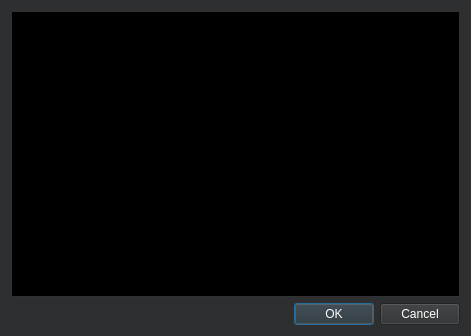
<?xml version="1.0" encoding="UTF-8"?>
<ui version="4.0">
 <class>Dialog</class>
 <widget class="QDialog" name="Dialog">
  <property name="geometry">
   <rect>
    <x>0</x>
    <y>0</y>
    <width>471</width>
    <height>336</height>
   </rect>
  </property>
  <property name="palette">
   <palette>
    <active>
     <colorrole role="WindowText">
      <brush brushstyle="SolidPattern">
       <color alpha="255">
        <red>255</red>
        <green>255</green>
        <blue>255</blue>
       </color>
      </brush>
     </colorrole>
     <colorrole role="Button">
      <brush brushstyle="SolidPattern">
       <color alpha="255">
        <red>46</red>
        <green>47</green>
        <blue>48</blue>
       </color>
      </brush>
     </colorrole>
     <colorrole role="Light">
      <brush brushstyle="SolidPattern">
       <color alpha="255">
        <red>69</red>
        <green>70</green>
        <blue>72</blue>
       </color>
      </brush>
     </colorrole>
     <colorrole role="Midlight">
      <brush brushstyle="SolidPattern">
       <color alpha="255">
        <red>57</red>
        <green>58</green>
        <blue>60</blue>
       </color>
      </brush>
     </colorrole>
     <colorrole role="Dark">
      <brush brushstyle="SolidPattern">
       <color alpha="255">
        <red>23</red>
        <green>23</green>
        <blue>24</blue>
       </color>
      </brush>
     </colorrole>
     <colorrole role="Mid">
      <brush brushstyle="SolidPattern">
       <color alpha="255">
        <red>31</red>
        <green>31</green>
        <blue>32</blue>
       </color>
      </brush>
     </colorrole>
     <colorrole role="Text">
      <brush brushstyle="SolidPattern">
       <color alpha="255">
        <red>255</red>
        <green>255</green>
        <blue>255</blue>
       </color>
      </brush>
     </colorrole>
     <colorrole role="BrightText">
      <brush brushstyle="SolidPattern">
       <color alpha="255">
        <red>255</red>
        <green>255</green>
        <blue>255</blue>
       </color>
      </brush>
     </colorrole>
     <colorrole role="ButtonText">
      <brush brushstyle="SolidPattern">
       <color alpha="255">
        <red>255</red>
        <green>255</green>
        <blue>255</blue>
       </color>
      </brush>
     </colorrole>
     <colorrole role="Base">
      <brush brushstyle="SolidPattern">
       <color alpha="255">
        <red>0</red>
        <green>0</green>
        <blue>0</blue>
       </color>
      </brush>
     </colorrole>
     <colorrole role="Window">
      <brush brushstyle="SolidPattern">
       <color alpha="255">
        <red>46</red>
        <green>47</green>
        <blue>48</blue>
       </color>
      </brush>
     </colorrole>
     <colorrole role="Shadow">
      <brush brushstyle="SolidPattern">
       <color alpha="255">
        <red>0</red>
        <green>0</green>
        <blue>0</blue>
       </color>
      </brush>
     </colorrole>
     <colorrole role="AlternateBase">
      <brush brushstyle="SolidPattern">
       <color alpha="255">
        <red>23</red>
        <green>23</green>
        <blue>24</blue>
       </color>
      </brush>
     </colorrole>
     <colorrole role="ToolTipBase">
      <brush brushstyle="SolidPattern">
       <color alpha="255">
        <red>255</red>
        <green>255</green>
        <blue>220</blue>
       </color>
      </brush>
     </colorrole>
     <colorrole role="ToolTipText">
      <brush brushstyle="SolidPattern">
       <color alpha="255">
        <red>0</red>
        <green>0</green>
        <blue>0</blue>
       </color>
      </brush>
     </colorrole>
     <colorrole role="PlaceholderText">
      <brush brushstyle="SolidPattern">
       <color alpha="128">
        <red>255</red>
        <green>255</green>
        <blue>255</blue>
       </color>
      </brush>
     </colorrole>
    </active>
    <inactive>
     <colorrole role="WindowText">
      <brush brushstyle="SolidPattern">
       <color alpha="255">
        <red>255</red>
        <green>255</green>
        <blue>255</blue>
       </color>
      </brush>
     </colorrole>
     <colorrole role="Button">
      <brush brushstyle="SolidPattern">
       <color alpha="255">
        <red>46</red>
        <green>47</green>
        <blue>48</blue>
       </color>
      </brush>
     </colorrole>
     <colorrole role="Light">
      <brush brushstyle="SolidPattern">
       <color alpha="255">
        <red>69</red>
        <green>70</green>
        <blue>72</blue>
       </color>
      </brush>
     </colorrole>
     <colorrole role="Midlight">
      <brush brushstyle="SolidPattern">
       <color alpha="255">
        <red>57</red>
        <green>58</green>
        <blue>60</blue>
       </color>
      </brush>
     </colorrole>
     <colorrole role="Dark">
      <brush brushstyle="SolidPattern">
       <color alpha="255">
        <red>23</red>
        <green>23</green>
        <blue>24</blue>
       </color>
      </brush>
     </colorrole>
     <colorrole role="Mid">
      <brush brushstyle="SolidPattern">
       <color alpha="255">
        <red>31</red>
        <green>31</green>
        <blue>32</blue>
       </color>
      </brush>
     </colorrole>
     <colorrole role="Text">
      <brush brushstyle="SolidPattern">
       <color alpha="255">
        <red>255</red>
        <green>255</green>
        <blue>255</blue>
       </color>
      </brush>
     </colorrole>
     <colorrole role="BrightText">
      <brush brushstyle="SolidPattern">
       <color alpha="255">
        <red>255</red>
        <green>255</green>
        <blue>255</blue>
       </color>
      </brush>
     </colorrole>
     <colorrole role="ButtonText">
      <brush brushstyle="SolidPattern">
       <color alpha="255">
        <red>255</red>
        <green>255</green>
        <blue>255</blue>
       </color>
      </brush>
     </colorrole>
     <colorrole role="Base">
      <brush brushstyle="SolidPattern">
       <color alpha="255">
        <red>0</red>
        <green>0</green>
        <blue>0</blue>
       </color>
      </brush>
     </colorrole>
     <colorrole role="Window">
      <brush brushstyle="SolidPattern">
       <color alpha="255">
        <red>46</red>
        <green>47</green>
        <blue>48</blue>
       </color>
      </brush>
     </colorrole>
     <colorrole role="Shadow">
      <brush brushstyle="SolidPattern">
       <color alpha="255">
        <red>0</red>
        <green>0</green>
        <blue>0</blue>
       </color>
      </brush>
     </colorrole>
     <colorrole role="AlternateBase">
      <brush brushstyle="SolidPattern">
       <color alpha="255">
        <red>23</red>
        <green>23</green>
        <blue>24</blue>
       </color>
      </brush>
     </colorrole>
     <colorrole role="ToolTipBase">
      <brush brushstyle="SolidPattern">
       <color alpha="255">
        <red>255</red>
        <green>255</green>
        <blue>220</blue>
       </color>
      </brush>
     </colorrole>
     <colorrole role="ToolTipText">
      <brush brushstyle="SolidPattern">
       <color alpha="255">
        <red>0</red>
        <green>0</green>
        <blue>0</blue>
       </color>
      </brush>
     </colorrole>
     <colorrole role="PlaceholderText">
      <brush brushstyle="SolidPattern">
       <color alpha="128">
        <red>255</red>
        <green>255</green>
        <blue>255</blue>
       </color>
      </brush>
     </colorrole>
    </inactive>
    <disabled>
     <colorrole role="WindowText">
      <brush brushstyle="SolidPattern">
       <color alpha="255">
        <red>23</red>
        <green>23</green>
        <blue>24</blue>
       </color>
      </brush>
     </colorrole>
     <colorrole role="Button">
      <brush brushstyle="SolidPattern">
       <color alpha="255">
        <red>46</red>
        <green>47</green>
        <blue>48</blue>
       </color>
      </brush>
     </colorrole>
     <colorrole role="Light">
      <brush brushstyle="SolidPattern">
       <color alpha="255">
        <red>69</red>
        <green>70</green>
        <blue>72</blue>
       </color>
      </brush>
     </colorrole>
     <colorrole role="Midlight">
      <brush brushstyle="SolidPattern">
       <color alpha="255">
        <red>57</red>
        <green>58</green>
        <blue>60</blue>
       </color>
      </brush>
     </colorrole>
     <colorrole role="Dark">
      <brush brushstyle="SolidPattern">
       <color alpha="255">
        <red>23</red>
        <green>23</green>
        <blue>24</blue>
       </color>
      </brush>
     </colorrole>
     <colorrole role="Mid">
      <brush brushstyle="SolidPattern">
       <color alpha="255">
        <red>31</red>
        <green>31</green>
        <blue>32</blue>
       </color>
      </brush>
     </colorrole>
     <colorrole role="Text">
      <brush brushstyle="SolidPattern">
       <color alpha="255">
        <red>23</red>
        <green>23</green>
        <blue>24</blue>
       </color>
      </brush>
     </colorrole>
     <colorrole role="BrightText">
      <brush brushstyle="SolidPattern">
       <color alpha="255">
        <red>255</red>
        <green>255</green>
        <blue>255</blue>
       </color>
      </brush>
     </colorrole>
     <colorrole role="ButtonText">
      <brush brushstyle="SolidPattern">
       <color alpha="255">
        <red>23</red>
        <green>23</green>
        <blue>24</blue>
       </color>
      </brush>
     </colorrole>
     <colorrole role="Base">
      <brush brushstyle="SolidPattern">
       <color alpha="255">
        <red>46</red>
        <green>47</green>
        <blue>48</blue>
       </color>
      </brush>
     </colorrole>
     <colorrole role="Window">
      <brush brushstyle="SolidPattern">
       <color alpha="255">
        <red>46</red>
        <green>47</green>
        <blue>48</blue>
       </color>
      </brush>
     </colorrole>
     <colorrole role="Shadow">
      <brush brushstyle="SolidPattern">
       <color alpha="255">
        <red>0</red>
        <green>0</green>
        <blue>0</blue>
       </color>
      </brush>
     </colorrole>
     <colorrole role="AlternateBase">
      <brush brushstyle="SolidPattern">
       <color alpha="255">
        <red>46</red>
        <green>47</green>
        <blue>48</blue>
       </color>
      </brush>
     </colorrole>
     <colorrole role="ToolTipBase">
      <brush brushstyle="SolidPattern">
       <color alpha="255">
        <red>255</red>
        <green>255</green>
        <blue>220</blue>
       </color>
      </brush>
     </colorrole>
     <colorrole role="ToolTipText">
      <brush brushstyle="SolidPattern">
       <color alpha="255">
        <red>0</red>
        <green>0</green>
        <blue>0</blue>
       </color>
      </brush>
     </colorrole>
     <colorrole role="PlaceholderText">
      <brush brushstyle="SolidPattern">
       <color alpha="128">
        <red>255</red>
        <green>255</green>
        <blue>255</blue>
       </color>
      </brush>
     </colorrole>
    </disabled>
   </palette>
  </property>
  <property name="windowTitle">
   <string>Dialog</string>
  </property>
  <layout class="QGridLayout" name="gridLayout">
   <item row="0" column="0">
    <widget class="QTableWidget" name="tableWidget">
     <property name="sizePolicy">
      <sizepolicy hsizetype="Preferred" vsizetype="Preferred">
       <horstretch>0</horstretch>
       <verstretch>0</verstretch>
      </sizepolicy>
     </property>
     <property name="palette">
      <palette>
       <active>
        <colorrole role="WindowText">
         <brush brushstyle="SolidPattern">
          <color alpha="255">
           <red>255</red>
           <green>255</green>
           <blue>255</blue>
          </color>
         </brush>
        </colorrole>
        <colorrole role="Button">
         <brush brushstyle="SolidPattern">
          <color alpha="255">
           <red>64</red>
           <green>65</green>
           <blue>66</blue>
          </color>
         </brush>
        </colorrole>
        <colorrole role="Light">
         <brush brushstyle="SolidPattern">
          <color alpha="255">
           <red>96</red>
           <green>97</green>
           <blue>99</blue>
          </color>
         </brush>
        </colorrole>
        <colorrole role="Midlight">
         <brush brushstyle="SolidPattern">
          <color alpha="255">
           <red>80</red>
           <green>81</green>
           <blue>82</blue>
          </color>
         </brush>
        </colorrole>
        <colorrole role="Dark">
         <brush brushstyle="SolidPattern">
          <color alpha="255">
           <red>32</red>
           <green>32</green>
           <blue>33</blue>
          </color>
         </brush>
        </colorrole>
        <colorrole role="Mid">
         <brush brushstyle="SolidPattern">
          <color alpha="255">
           <red>43</red>
           <green>43</green>
           <blue>44</blue>
          </color>
         </brush>
        </colorrole>
        <colorrole role="Text">
         <brush brushstyle="SolidPattern">
          <color alpha="255">
           <red>255</red>
           <green>255</green>
           <blue>255</blue>
          </color>
         </brush>
        </colorrole>
        <colorrole role="BrightText">
         <brush brushstyle="SolidPattern">
          <color alpha="255">
           <red>255</red>
           <green>255</green>
           <blue>255</blue>
          </color>
         </brush>
        </colorrole>
        <colorrole role="ButtonText">
         <brush brushstyle="SolidPattern">
          <color alpha="255">
           <red>255</red>
           <green>255</green>
           <blue>255</blue>
          </color>
         </brush>
        </colorrole>
        <colorrole role="Base">
         <brush brushstyle="SolidPattern">
          <color alpha="255">
           <red>0</red>
           <green>0</green>
           <blue>0</blue>
          </color>
         </brush>
        </colorrole>
        <colorrole role="Window">
         <brush brushstyle="SolidPattern">
          <color alpha="255">
           <red>64</red>
           <green>65</green>
           <blue>66</blue>
          </color>
         </brush>
        </colorrole>
        <colorrole role="Shadow">
         <brush brushstyle="SolidPattern">
          <color alpha="255">
           <red>0</red>
           <green>0</green>
           <blue>0</blue>
          </color>
         </brush>
        </colorrole>
        <colorrole role="AlternateBase">
         <brush brushstyle="SolidPattern">
          <color alpha="255">
           <red>32</red>
           <green>32</green>
           <blue>33</blue>
          </color>
         </brush>
        </colorrole>
        <colorrole role="ToolTipBase">
         <brush brushstyle="SolidPattern">
          <color alpha="255">
           <red>255</red>
           <green>255</green>
           <blue>220</blue>
          </color>
         </brush>
        </colorrole>
        <colorrole role="ToolTipText">
         <brush brushstyle="SolidPattern">
          <color alpha="255">
           <red>0</red>
           <green>0</green>
           <blue>0</blue>
          </color>
         </brush>
        </colorrole>
        <colorrole role="PlaceholderText">
         <brush brushstyle="SolidPattern">
          <color alpha="128">
           <red>255</red>
           <green>255</green>
           <blue>255</blue>
          </color>
         </brush>
        </colorrole>
       </active>
       <inactive>
        <colorrole role="WindowText">
         <brush brushstyle="SolidPattern">
          <color alpha="255">
           <red>255</red>
           <green>255</green>
           <blue>255</blue>
          </color>
         </brush>
        </colorrole>
        <colorrole role="Button">
         <brush brushstyle="SolidPattern">
          <color alpha="255">
           <red>64</red>
           <green>65</green>
           <blue>66</blue>
          </color>
         </brush>
        </colorrole>
        <colorrole role="Light">
         <brush brushstyle="SolidPattern">
          <color alpha="255">
           <red>96</red>
           <green>97</green>
           <blue>99</blue>
          </color>
         </brush>
        </colorrole>
        <colorrole role="Midlight">
         <brush brushstyle="SolidPattern">
          <color alpha="255">
           <red>80</red>
           <green>81</green>
           <blue>82</blue>
          </color>
         </brush>
        </colorrole>
        <colorrole role="Dark">
         <brush brushstyle="SolidPattern">
          <color alpha="255">
           <red>32</red>
           <green>32</green>
           <blue>33</blue>
          </color>
         </brush>
        </colorrole>
        <colorrole role="Mid">
         <brush brushstyle="SolidPattern">
          <color alpha="255">
           <red>43</red>
           <green>43</green>
           <blue>44</blue>
          </color>
         </brush>
        </colorrole>
        <colorrole role="Text">
         <brush brushstyle="SolidPattern">
          <color alpha="255">
           <red>255</red>
           <green>255</green>
           <blue>255</blue>
          </color>
         </brush>
        </colorrole>
        <colorrole role="BrightText">
         <brush brushstyle="SolidPattern">
          <color alpha="255">
           <red>255</red>
           <green>255</green>
           <blue>255</blue>
          </color>
         </brush>
        </colorrole>
        <colorrole role="ButtonText">
         <brush brushstyle="SolidPattern">
          <color alpha="255">
           <red>255</red>
           <green>255</green>
           <blue>255</blue>
          </color>
         </brush>
        </colorrole>
        <colorrole role="Base">
         <brush brushstyle="SolidPattern">
          <color alpha="255">
           <red>0</red>
           <green>0</green>
           <blue>0</blue>
          </color>
         </brush>
        </colorrole>
        <colorrole role="Window">
         <brush brushstyle="SolidPattern">
          <color alpha="255">
           <red>64</red>
           <green>65</green>
           <blue>66</blue>
          </color>
         </brush>
        </colorrole>
        <colorrole role="Shadow">
         <brush brushstyle="SolidPattern">
          <color alpha="255">
           <red>0</red>
           <green>0</green>
           <blue>0</blue>
          </color>
         </brush>
        </colorrole>
        <colorrole role="AlternateBase">
         <brush brushstyle="SolidPattern">
          <color alpha="255">
           <red>32</red>
           <green>32</green>
           <blue>33</blue>
          </color>
         </brush>
        </colorrole>
        <colorrole role="ToolTipBase">
         <brush brushstyle="SolidPattern">
          <color alpha="255">
           <red>255</red>
           <green>255</green>
           <blue>220</blue>
          </color>
         </brush>
        </colorrole>
        <colorrole role="ToolTipText">
         <brush brushstyle="SolidPattern">
          <color alpha="255">
           <red>0</red>
           <green>0</green>
           <blue>0</blue>
          </color>
         </brush>
        </colorrole>
        <colorrole role="PlaceholderText">
         <brush brushstyle="SolidPattern">
          <color alpha="128">
           <red>255</red>
           <green>255</green>
           <blue>255</blue>
          </color>
         </brush>
        </colorrole>
       </inactive>
       <disabled>
        <colorrole role="WindowText">
         <brush brushstyle="SolidPattern">
          <color alpha="255">
           <red>32</red>
           <green>32</green>
           <blue>33</blue>
          </color>
         </brush>
        </colorrole>
        <colorrole role="Button">
         <brush brushstyle="SolidPattern">
          <color alpha="255">
           <red>64</red>
           <green>65</green>
           <blue>66</blue>
          </color>
         </brush>
        </colorrole>
        <colorrole role="Light">
         <brush brushstyle="SolidPattern">
          <color alpha="255">
           <red>96</red>
           <green>97</green>
           <blue>99</blue>
          </color>
         </brush>
        </colorrole>
        <colorrole role="Midlight">
         <brush brushstyle="SolidPattern">
          <color alpha="255">
           <red>80</red>
           <green>81</green>
           <blue>82</blue>
          </color>
         </brush>
        </colorrole>
        <colorrole role="Dark">
         <brush brushstyle="SolidPattern">
          <color alpha="255">
           <red>32</red>
           <green>32</green>
           <blue>33</blue>
          </color>
         </brush>
        </colorrole>
        <colorrole role="Mid">
         <brush brushstyle="SolidPattern">
          <color alpha="255">
           <red>43</red>
           <green>43</green>
           <blue>44</blue>
          </color>
         </brush>
        </colorrole>
        <colorrole role="Text">
         <brush brushstyle="SolidPattern">
          <color alpha="255">
           <red>32</red>
           <green>32</green>
           <blue>33</blue>
          </color>
         </brush>
        </colorrole>
        <colorrole role="BrightText">
         <brush brushstyle="SolidPattern">
          <color alpha="255">
           <red>255</red>
           <green>255</green>
           <blue>255</blue>
          </color>
         </brush>
        </colorrole>
        <colorrole role="ButtonText">
         <brush brushstyle="SolidPattern">
          <color alpha="255">
           <red>32</red>
           <green>32</green>
           <blue>33</blue>
          </color>
         </brush>
        </colorrole>
        <colorrole role="Base">
         <brush brushstyle="SolidPattern">
          <color alpha="255">
           <red>64</red>
           <green>65</green>
           <blue>66</blue>
          </color>
         </brush>
        </colorrole>
        <colorrole role="Window">
         <brush brushstyle="SolidPattern">
          <color alpha="255">
           <red>64</red>
           <green>65</green>
           <blue>66</blue>
          </color>
         </brush>
        </colorrole>
        <colorrole role="Shadow">
         <brush brushstyle="SolidPattern">
          <color alpha="255">
           <red>0</red>
           <green>0</green>
           <blue>0</blue>
          </color>
         </brush>
        </colorrole>
        <colorrole role="AlternateBase">
         <brush brushstyle="SolidPattern">
          <color alpha="255">
           <red>64</red>
           <green>65</green>
           <blue>66</blue>
          </color>
         </brush>
        </colorrole>
        <colorrole role="ToolTipBase">
         <brush brushstyle="SolidPattern">
          <color alpha="255">
           <red>255</red>
           <green>255</green>
           <blue>220</blue>
          </color>
         </brush>
        </colorrole>
        <colorrole role="ToolTipText">
         <brush brushstyle="SolidPattern">
          <color alpha="255">
           <red>0</red>
           <green>0</green>
           <blue>0</blue>
          </color>
         </brush>
        </colorrole>
        <colorrole role="PlaceholderText">
         <brush brushstyle="SolidPattern">
          <color alpha="128">
           <red>255</red>
           <green>255</green>
           <blue>255</blue>
          </color>
         </brush>
        </colorrole>
       </disabled>
      </palette>
     </property>
     <property name="editTriggers">
      <set>QAbstractItemView::NoEditTriggers</set>
     </property>
    </widget>
   </item>
   <item row="1" column="0">
    <widget class="QDialogButtonBox" name="buttonBox">
     <property name="orientation">
      <enum>Qt::Horizontal</enum>
     </property>
     <property name="standardButtons">
      <set>QDialogButtonBox::Cancel|QDialogButtonBox::Ok</set>
     </property>
    </widget>
   </item>
  </layout>
 </widget>
 <resources/>
 <connections>
  <connection>
   <sender>buttonBox</sender>
   <signal>accepted()</signal>
   <receiver>Dialog</receiver>
   <slot>accept()</slot>
   <hints>
    <hint type="sourcelabel">
     <x>248</x>
     <y>254</y>
    </hint>
    <hint type="destinationlabel">
     <x>157</x>
     <y>274</y>
    </hint>
   </hints>
  </connection>
  <connection>
   <sender>buttonBox</sender>
   <signal>rejected()</signal>
   <receiver>Dialog</receiver>
   <slot>reject()</slot>
   <hints>
    <hint type="sourcelabel">
     <x>316</x>
     <y>260</y>
    </hint>
    <hint type="destinationlabel">
     <x>286</x>
     <y>274</y>
    </hint>
   </hints>
  </connection>
 </connections>
</ui>
